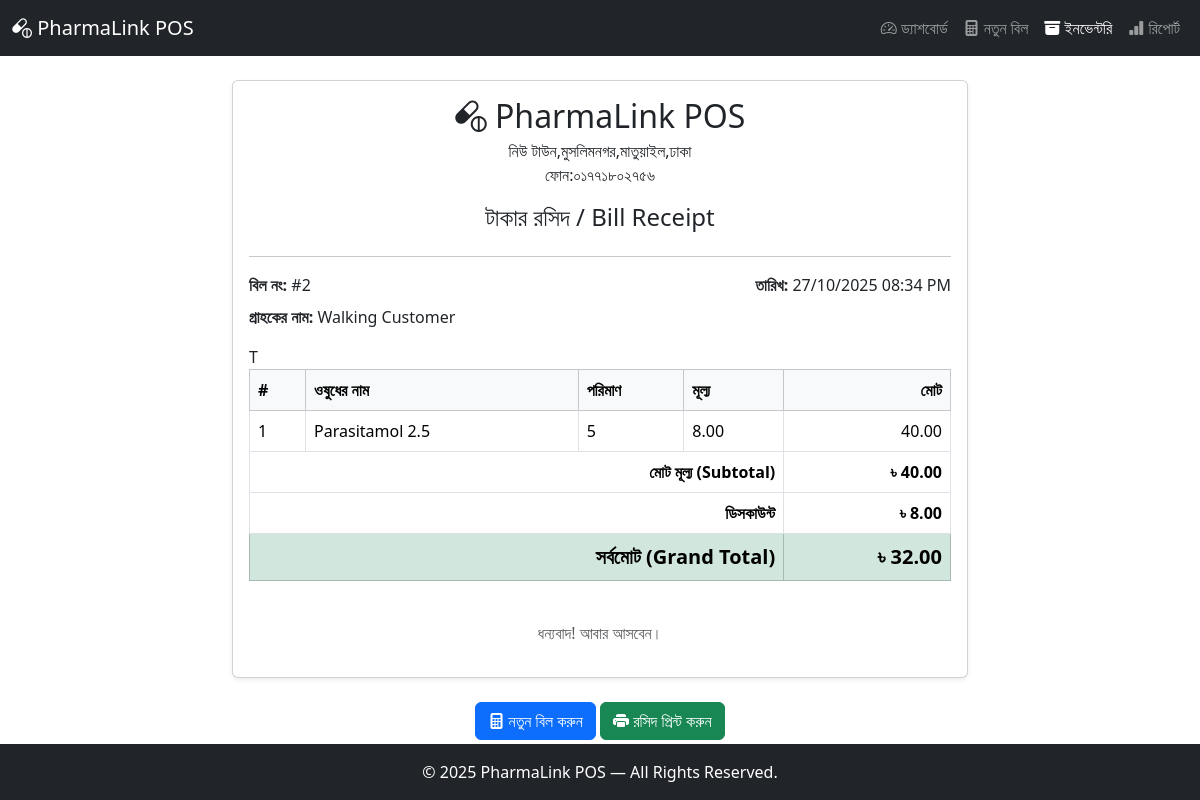
The app's page /receipt.php?sale_id=2 with its own data.
### tables this page shows
CREATE TABLE `sales` (
  `sale_id` int(11) NOT NULL,
  `customer_name` varchar(255) DEFAULT 'Walking Customer',
  `sale_date` datetime NOT NULL DEFAULT current_timestamp(),
  `sub_total` decimal(10,2) NOT NULL,
  `discount` decimal(10,2) NOT NULL DEFAULT 0.00,
  `grand_total` decimal(10,2) NOT NULL
);

CREATE TABLE `sale_items` (
  `item_id` int(11) NOT NULL,
  `sale_id` int(11) NOT NULL,
  `medicine_id` int(11) NOT NULL,
  `quantity` int(11) NOT NULL,
  `price_per_item` decimal(10,2) NOT NULL
);

CREATE TABLE `medicines` (
  `id` int(11) NOT NULL,
  `name` varchar(255) NOT NULL,
  `batch_no` varchar(100) DEFAULT NULL,
  `expiry_date` date DEFAULT NULL,
  `stock_quantity` int(11) NOT NULL DEFAULT 0,
  `mrp` decimal(10,2) NOT NULL,
  `cost_price` decimal(10,2) DEFAULT 0.00
);

### receipt.php (the view, shortened to what this page needs)
<?php
require_once 'includes/header.php';
require_once 'config/db_connect.php';
$sale_id = (int)$_GET['sale_id'];
$sql_sale = "SELECT * FROM sales WHERE sale_id = ?";
$stmt_sale = $conn->prepare($sql_sale);
$stmt_sale->bind_param("i", $sale_id);
$stmt_sale->execute();
$result_sale = $stmt_sale->get_result();
$sale = $result_sale->fetch_assoc();
$sql_items = "SELECT m.name, si.quantity, si.price_per_item
              FROM sale_items si
              JOIN medicines m ON si.medicine_id = m.id
              WHERE si.sale_id = ?";
$stmt_items = $conn->prepare($sql_items);
$stmt_items->bind_param("i", $sale_id);
$stmt_items->execute();
$result_items = $stmt_items->get_result();
?>
<div class="container" id="receipt-area">
    <div class="row">
        <div class="col-lg-8 offset-lg-2">
            <div class="card shadow-sm">
                <div class="card-body">
                    <div class="text-center mb-4">
                        <h2 class="mb-1"><i class="bi bi-capsule-pill"></i> PharmaLink POS</h2>
                        <p class="mb-0">নিউ টাউন,মুসলিমনগর,মাতুয়াইল,ঢাকা</p>
                         <p class="mb-0">ফোন:০১৭৭১৮০২৭৫৬</p>
                        <h4 class="mt-3">টাকার রসিদ / Bill Receipt</h4>
                    </div>
                    <hr>
                    <div class="row mb-3">
                        <div class="col-6">
                            <strong>বিল নং:</strong> #<?php echo htmlspecialchars($sale['sale_id']); ?>
                        </div>
                        <div class="col-6 text-end">
                            <strong>তারিখ:</strong> <?php echo date("d/m/Y h:i A", strtotime($sale['sale_date'])); ?>
                        </div>
                        <div class="col-12 mt-2">
                            <strong>গ্রাহকের নাম:</strong> <?php echo htmlspecialchars($sale['customer_name']); ?>
                        </div>
                    </div>
                    <div class="table-responsive">
                        <table class="table table-bordered">
                            <thead class="table-light">
                                <tr>
                                    <th scope="col">#</th>
                                    <th scope="col">ওষুধের নাম</th>
                                    <th scope="col">পরিমাণ</th>
                                    <th scope="col">মূল্য</th>
                                    <th scope="col" class="text-end">মোট</th>
                                T</tr>
                            </thead>
                            <tbody>
                                <?php
                                $serial = 1;
                                while ($item = $result_items->fetch_assoc()) {
                                    $row_total = $item['quantity'] * $item['price_per_item'];
                                    echo "<tr>";
                                    echo "<td>" . $serial++ . "</td>";
                                    echo "<td>" . htmlspecialchars($item['name']) . "</td>";
                                    echo "<td>" . $item['quantity'] . "</td>";
                                    echo "<td>" . number_format($item['price_per_item'], 2) . "</td>";
                                    echo "<td class='text-end'>" . number_format($row_total, 2) . "</td>";
                                    echo "</tr>";
                                }
                                ?>
                            </tbody>
                            <tfoot class="fw-bold">
                                <tr>
                                    <td colspan="4" class="text-end">মোট মূল্য (Subtotal)</td>
                                    <td class="text-end">৳ <?php echo number_format($sale['sub_total'], 2); ?></td>
                                </tr>
                                <tr>
                                    <td colspan="4" class="text-end">ডিসকাউন্ট</td>
                                    <td class="text-end">৳ <?php echo number_format($sale['discount'], 2); ?></td>
                                </tr>
                                <tr class="fs-5 table-success">
                                    <td colspan="4" class="text-end">সর্বমোট (Grand Total)</td>
                                    <td class="text-end">৳ <?php echo number_format($sale['grand_total'], 2); ?></td>
                                </tr>
                            </tfoot>
                        </table>
                    </div>
                    <p class="text-center text-muted mt-4">ধন্যবাদ! আবার আসবেন।</p>
                </div>
            </div>
            <div class="text-center my-4">
                <a href="billing.php" class="btn btn-primary">
                    <i class="bi bi-calculator-fill"></i> নতুন বিল করুন
                </a>
                <button class="btn btn-success" onclick="window.print();">
                    <i class="bi bi-printer-fill"></i> রসিদ প্রিন্ট করুন
                </button>
            </div>
        </div>
    </div>
</div>
<?php
require_once 'includes/footer.php';
?>

### records on screen
sales: sale_id "2", sale_date "27/10/2025 08:34 PM", customer_name "Walking Customer", sub_total "40.00", discount "8.00", grand_total "32.00"
sale_items: medicine.name "Parasitamol 2.5", quantity "5", price_per_item "8.00", row_total "40.00"
